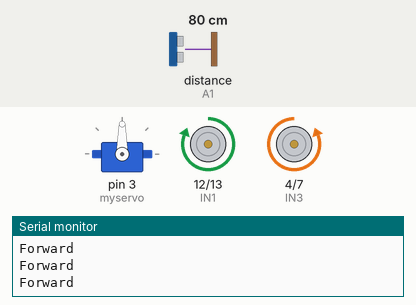
Recording of a sketch running on a simulated Arduino Uno, built with avr-gcc and run on an emulated ATmega328P. On the bench: servo, motor-driver pin pairs drawn as motors (green arrow = first pin HIGH = forward, orange = second pin HIGH = backward, longer = more drive, scaled by the enable pin), the last lines printed to the serial monitor. Wiring (inferred from the names in the program): ultrasonic range finder: trigger A2; echo A1. The test bench sets the inputs (shaded band); at power-on: distance to the obstacle (sensor on A1) 80 cm. The echo pulse lasts 58.3 µs per cm.

Above: at 1.8 s.
1.9 s: distance to the obstacle (sensor on A1) set to 35 cm
3.4 s: distance to the obstacle (sensor on A1) set to 29 cm
At 4.7 s:
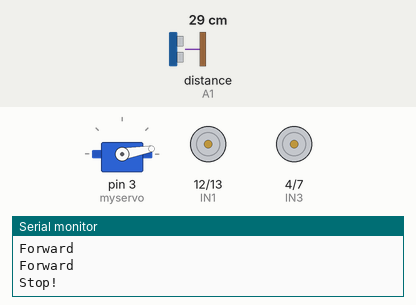
6.5 s: distance to the obstacle (sensor on A1) set to 60 cm
At 9.4 s:
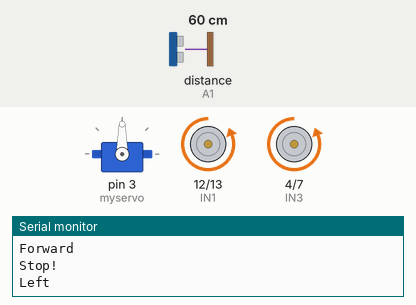
9.6 s: distance to the obstacle (sensor on A1) set to 2 cm
At 12.5 s:
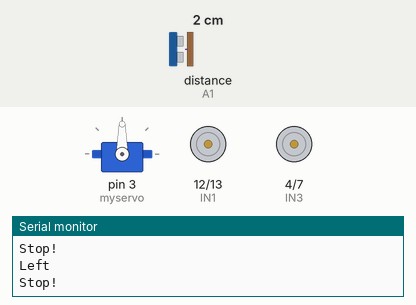
12.7 s: distance to the obstacle (sensor on A1) set to 4 cm
At 15.7 s:
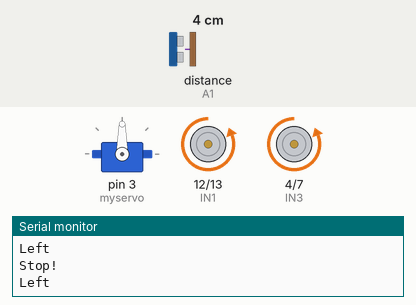
15.8 s: distance to the obstacle (sensor on A1) set to 120 cm
At 16.5 s:
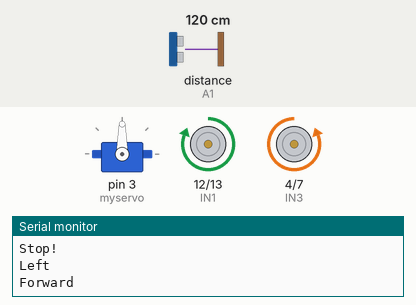
Timing chart, 0 to 18.7 s (numbered marks = the images above; inputs shaded):
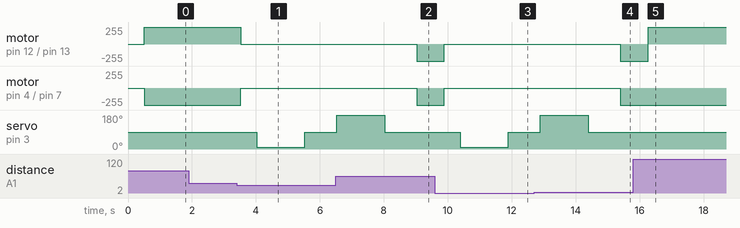

Measured:
- the behaviour switches between 32 and 31 cm on distance to the obstacle (sensor on A1) (found by bisection; images 0 and 1)
- after the input at 3.4 s, motor on pin 12 (IN1) / pin 13 (IN2): forward 255/255 → stopped after 0.13 s; motor on pin 4 (IN3) / pin 7 (IN4): backward 255/255 → stopped after 0.13 s; servo on pin 3 (myservo): 90° → 10° after 0.63 s, → 90° 1.5 s later
- after the input at 6.5 s, motor on pin 12 (IN1) / pin 13 (IN2), motor on pin 4 (IN3) / pin 7 (IN4): stopped → backward 255/255 after 2.5 s
- after the input at 9.6 s, motor on pin 12 (IN1) / pin 13 (IN2), motor on pin 4 (IN3) / pin 7 (IN4): backward 255/255 → stopped after 0.29 s; servo on pin 3 (myservo): 90° → 10° after 0.79 s, → 90° 1.5 s later
- after the input at 12.7 s, motor on pin 12 (IN1) / pin 13 (IN2), motor on pin 4 (IN3) / pin 7 (IN4): stopped → backward 255/255 after 2.7 s
- after the input at 15.8 s, motor on pin 12 (IN1) / pin 13 (IN2): backward 255/255 → forward 255/255 after 0.46 s; motor on pin 4 (IN3) / pin 7 (IN4): stays backward 255/255 (without the input it goes to stopped after 0.46 s); servo on pin 3 (myservo): stays 90° (without the input it goes to 10° after 0.96 s)

The sketch:

4wd_car_part_Fin_digi.ino
```cpp
// ENA  ENB   IN1   IN2   IN3   IN4   Description
// HIGH HIGH  HIGH  LOW   LOW   HIGH  Car is running forward
// HIGH HIGH  LOW   HIGH  HIGH  LOW   Car is running back
// HIGH HIGH  LOW   HIGH  LOW   HIGH  Car is running left
// HIGH HIGH  HIGH  LOW   HIGH  LOW   Car is running right
// HIGH HIGH  LOW   LOW   LOW   LOW   Car is stoped
// HIGH HIGH  HIGH  HIGH  HIGH  HIGH  Car is stoped
// LOW  LOW   N/A   N/A   N/A   N/A   Car is stoped

#include <Servo.h>
Servo myservo;

int Echo = A1;
int Trig = A2;

#define ENA 5
#define ENB 6
#define IN1 12
#define IN2 13
#define IN3 4
#define IN4 7
#define carSpeed 150
int rightDistance = 0, leftDistance = 0, middleDistance = 0;

void forward(){
  digitalWrite(ENA, carSpeed);
  digitalWrite(ENB, carSpeed);
  digitalWrite(IN1, HIGH);
  digitalWrite(IN2, LOW);
  digitalWrite(IN3, LOW);
  digitalWrite(IN4, HIGH);
  Serial.println("Forward");
  }

void back(){
  digitalWrite(ENA, carSpeed);
  digitalWrite(ENB, carSpeed);
  digitalWrite(IN1, LOW);
  digitalWrite(IN2, HIGH);
  digitalWrite(IN3, HIGH);
  digitalWrite(IN4, LOW);
  Serial.println("Back");
  }

void left(){
  digitalWrite(ENA, carSpeed);
  digitalWrite(ENB, carSpeed);
  digitalWrite(IN1, LOW);
  digitalWrite(IN2, HIGH);
  digitalWrite(IN3, LOW);
  digitalWrite(IN4, HIGH);
  Serial.println("Left");
  }

void right(){
  digitalWrite(ENA, carSpeed);
  digitalWrite(ENB, carSpeed);
  digitalWrite(IN1, HIGH);
  digitalWrite(IN2, LOW);
  digitalWrite(IN3, HIGH);
  digitalWrite(IN4, LOW);
  Serial.println("Right");
  }

void stop(){
 digitalWrite(ENA, LOW);
 digitalWrite(ENB, LOW);
 Serial.println("Stop!");
}

int Distance_test(){
 digitalWrite(Trig, LOW);
 delayMicroseconds(2);
 digitalWrite(Trig, HIGH);
 delayMicroseconds(20);
 digitalWrite(Trig, LOW);
 float Fdistance = pulseIn(Echo, HIGH);
 Fdistance = Fdistance / 58;
 return (int)Fdistance;
}


void setup(){
  myservo.attach(3);
  Serial.begin(9600);
  pinMode(Echo, INPUT);
  pinMode(Trig, OUTPUT);
  pinMode(IN1,OUTPUT);
  pinMode(IN2,OUTPUT);
  pinMode(IN3,OUTPUT);
  pinMode(IN4,OUTPUT);
  pinMode(ENA,OUTPUT);
  pinMode(ENB,OUTPUT);
  stop();
}

void loop(){

 myservo.write(90);
 delay(500);
 middleDistance = Distance_test();
 if(middleDistance <= 30){
   stop();
   delay(500);
   myservo.write(10);
   delay(1000);
   rightDistance = Distance_test();

   delay(500);
   myservo.write(90);
   delay(1000);
   myservo.write(180);
   delay(1000);
   leftDistance = Distance_test();

   delay(500);
   myservo.write(90);
   delay(1000);
   if(rightDistance > leftDistance) {
     right();
     delay(360);
   }
   else if (rightDistance < leftDistance){
     left();
     delay(360);
     }
   else if ((rightDistance <= 30) or (leftDistance <= 30)) {
     back();
     delay(180);
     }
   else {
     forward();
   }
 }
 else{
    forward();
  }
}
```
